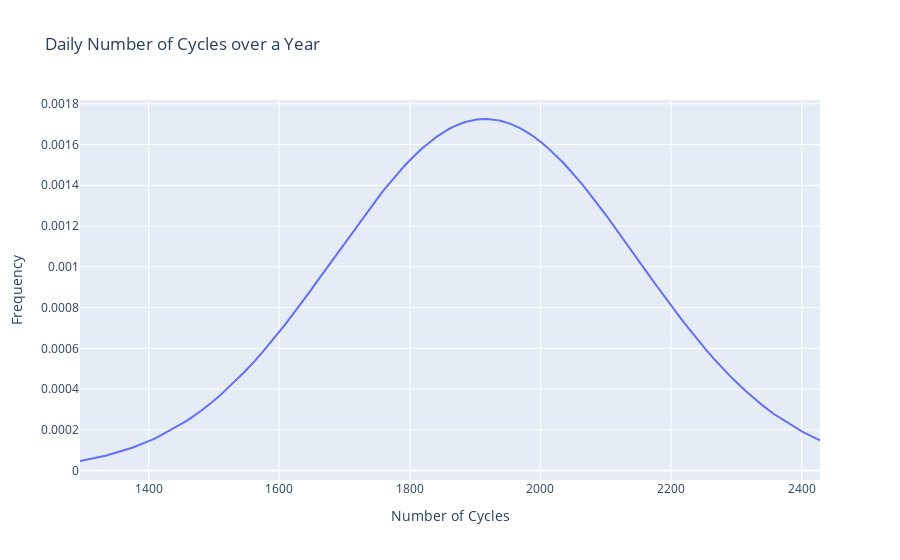

The notebook cell this image was saved under:
### Code cell
mean = statistics.mean(np.sort(ciclos_menores))
sd = statistics.stdev(np.sort(ciclos_menores))

x_axis = np.sort(ciclos_menores)
y_axis = norm.pdf(np.sort(ciclos_menores),mean,sd)

grafico_interativo_linha(x_axis, y_axis,
                        "Number of Cycles",
                        "Frequency",
                        "Daily Number of Cycles over a Year")

# plt.plot(np.sort(ciclos_menores),norm.pdf(np.sort(ciclos_menores),mean,sd))
# plt.title("Daily Number of Cycles over a Year")
# plt.ylabel("Frequency")
# plt.xlabel("Number of Cycles")
# plt.show()

### Figure 1 — Plotly figure (JSON) as saved in the notebook; plotly's stock layout.template omitted (floating-point values rounded to 4 significant figures; data arrays with more than 128 entries replaced by an {"elided": "..."} marker saying what was removed)
{"data": [{"mode": "lines", "name": "", "type": "scatter", "x": {"elided": "365 int values"}, "y": {"elided": "365 float values"}}], "layout": {"legend": {"title": {"text": "Legenda"}}, "title": {"text": "Daily Number of Cycles over a Year"}, "xaxis": {"title": {"text": "Number of Cycles"}}, "yaxis": {"title": {"text": "Frequency"}}}}
